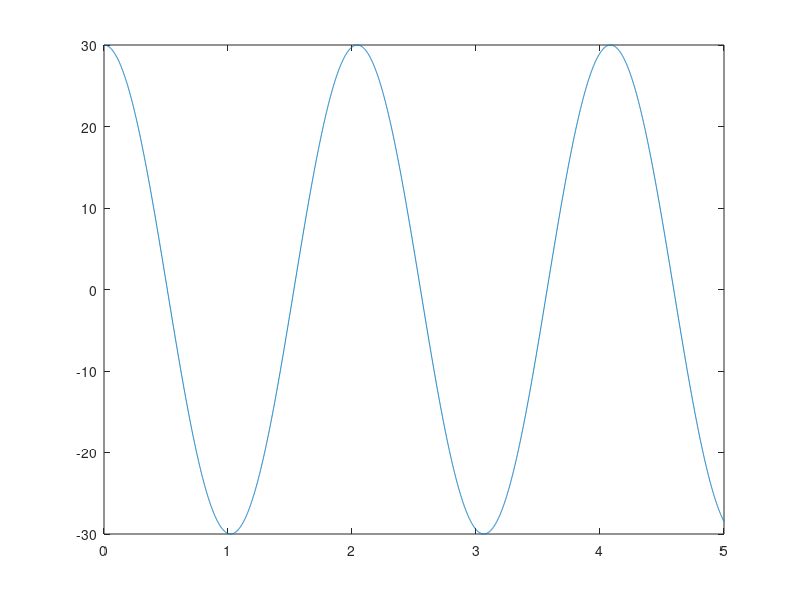

Here is the MATLAB script that generated this plot:
%
%% 初值及测试
A = [1 0 0; 0 1 0; 0 0 0];
B = [0; -9.8; 0];%-9.8 * sin(pi / 6)];
q0 = [0.5; -sqrt(3) / 2; pi / 6]; v0 = [0; 0; 0]; %初始状态
phi = [q0(1) - sin(pi / 6); q0(2) + cos(pi / 6)]; %约束
phiq = [1 0 -cos(pi / 6); 0 1 -sin(pi / 6)]; %雅可比
h = 0.001; T = 5; t = 0:h:T; %步长及时间

column = zeros(3, (length(t) - 2));
q = q0;
v = v0;
a = zeros(3, length(t));
E = eye(3);
Alpha = 25; Beta = 50; %经验值5~50
%alpha=1/h;beta=sqrt(2)/h;
P = zeros(2, 1);
P(1) = -v(3) ^ 2 * cos(q(3)); P(2) = v(3) ^ 2 * sin(q(3)); %加速度约束
P(1) = -v(3) ^ 2 * sin(q(3)); P(2) = v(3) ^ 2 * cos(q(3)); %加速度约束
phiT = phiq * v; %对时间全微分
P1 = P - 2 * Alpha * phiT - Beta ^ 2 * phi; %稳定形式
LEFT = [A phiq'; phiq zeros(2)]; %左端系数
RIGHT = [B; P1]; %右端
X = (LEFT ^ -1) * RIGHT; %上三行加速度；下两行lamda
a(1, 1) = X(1); a(2, 1) = X(2); a(3, 1) = X(3);
l=X(4:5);
v(:, 2) = v(:, 1) + h* a(:, 1);
q(:, 2) = q(:, 1) + h * v(:, 1);
%% 组装
q = [q column]; v = [v column];l=[l column(1:2,:) zeros(2,1)];
%%
alpha=0;
gamma=0.5;eta=(0.5+gamma^2)/4;
C=0;
gamma=0.5+C;eta=(1+C^2)/4;
%%

for i = 1:(length(t) - 1)
    a(:,i+1)=a(:,i);
    detw=ones(1,5);
    j=1;
    while max(abs(detw))>1e-4
        q(:, i + 1) = q(:, i) + h * v(:, i) + 0.5* h^2 *((1-2*eta)*a(:,i)+2*eta*a(:,i+1));
        v(:, i + 1) = v(:, i) + h * ((1-gamma)*a(:, i)+gamma*a(:,i+1));
        
        Kt=diag([0,0,l(1,i+1)*sin(q(3,i+1))+l(2,i+1)*sin(q(3, i+1))])*0;
        Ct=0;
        Pt=eta*h^2*Kt;
        
        phi = [q(1, i+1) - sin(q(3, i+1)); q(2, i+1) + cos(q(3, i+1))];
        phiq = [1 0 -cos(q(3, i+1)); 0 1 -sin(q(3, i+1))];
        phiT = phiq * v(:, i+1);
        St = [A+Pt phiq'; phiq zeros(2)];
        rl=phi/eta/h^2;
        rq=A*a(:,i+1)+phiq'*l(:,i+1)-B;%最后一个B是上一个的B，但此处B不变
        RIGHT = [rq; rl];
        
        detw = St\RIGHT;
        a(:,i+1)=a(:,i+1)-detw(1:3);
        l(:,i+1)=l(:,i+1)-detw(4:5);
        

        j=j+1;
        if j>10000
            break;
        end
    end


end

%%

%% Figure
% lengthoft=length(t);
plot(t,q(3, :)*180/pi);
% plot(t,MEA_ANGLE_1Q-q(3, :)'*180/pi);